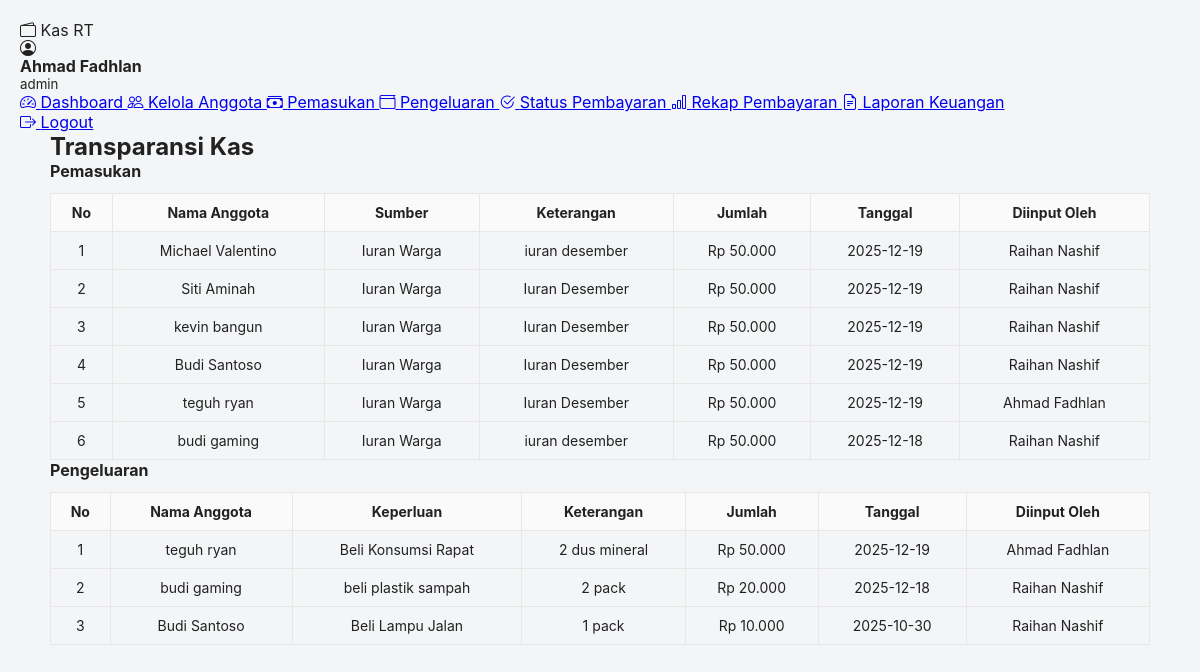
/frontend/anggota/transparansi.php (signed in), run on the app's committed database.
### tables this page shows
CREATE TABLE `pemasukan` (
  `id_pemasukan` int(11) NOT NULL,
  `tanggal` date NOT NULL,
  `sumber` varchar(100) NOT NULL,
  `jumlah` decimal(12,2) NOT NULL,
  `keterangan` varchar(255) DEFAULT NULL,
  `id_users` int(11) DEFAULT NULL,
  `input_by` int(11) DEFAULT NULL
);

CREATE TABLE `users` (
  `id_users` int(11) NOT NULL,
  `nama` varchar(100) NOT NULL,
  `username` varchar(50) NOT NULL,
  `password` varchar(255) NOT NULL,
  `role` enum('superadmin','admin','anggota') NOT NULL,
  `alamat` varchar(200) DEFAULT NULL,
  `no_hp` varchar(20) DEFAULT NULL
);

CREATE TABLE `pengeluaran` (
  `id_pengeluaran` int(11) NOT NULL,
  `tanggal` date NOT NULL,
  `keperluan` varchar(100) NOT NULL,
  `jumlah` decimal(12,2) NOT NULL,
  `keterangan` varchar(255) DEFAULT NULL,
  `id_users` int(11) DEFAULT NULL,
  `input_by` int(11) NOT NULL
);

### frontend/anggota/transparansi.php (the view, shortened to what this page needs)
<?php
require "../config/koneksi.php";
include "../partials/navbar.php";
?>
<div class="container py-5">
    <h2 class="mb-4">Transparansi Kas</h2>
    <h4 class="mt-4">Pemasukan</h4>
    <div class="table-responsive">
        <table class="table table-bordered table-striped align-middle">
            <thead class="table-dark text-center">
                <tr>
                    <th>No</th>
                    <th>Nama Anggota</th>
                    <th>Sumber</th>
                    <th>Keterangan</th>
                    <th>Jumlah</th>
                    <th>Tanggal</th>
                    <th>Diinput Oleh</th>
                </tr>
            </thead>
            <tbody>
            <?php
            $q = mysqli_query($conn, "
                SELECT p.*, u.nama AS anggota, a.nama AS input_admin
                FROM pemasukan p
                LEFT JOIN users u ON p.id_users = u.id_users
                LEFT JOIN users a ON p.input_by = a.id_users
                ORDER BY p.tanggal DESC
            ");
            $no = 1;
            while ($r = mysqli_fetch_assoc($q)):
            ?>
                <tr class="text-center">
                    <td><?= $no++; ?></td>
                    <td><?= htmlentities($r['anggota']) ?></td>
                    <td><?= htmlentities($r['sumber']) ?></td>
                    <td><?= htmlentities($r['keterangan']) ?></td>
                    <td>Rp <?= number_format($r['jumlah'], 0, ',', '.') ?></td>
                    <td><?= $r['tanggal'] ?></td>
                    <td><?= htmlentities($r['input_admin']) ?></td>
                </tr>
            <?php endwhile; ?>
            </tbody>
        </table>
    </div>
    <h4 class="mt-5">Pengeluaran</h4>
    <div class="table-responsive">
        <table class="table table-bordered table-striped align-middle">
            <thead class="table-dark text-center">
                <tr>
                    <th>No</th>
                    <th>Nama Anggota</th>
                    <th>Keperluan</th>
                    <th>Keterangan</th>
                    <th>Jumlah</th>
                    <th>Tanggal</th>
                    <th>Diinput Oleh</th>
                </tr>
            </thead>
            <tbody>
            <?php
            $q2 = mysqli_query($conn, "
                SELECT p.*, u.nama AS anggota, a.nama AS input_admin
                FROM pengeluaran p
                LEFT JOIN users u ON p.id_users = u.id_users
                LEFT JOIN users a ON p.input_by = a.id_users
                ORDER BY p.tanggal DESC
            ");
            $no2 = 1;
            while ($r2 = mysqli_fetch_assoc($q2)):
            ?>
                <tr class="text-center">
                    <td><?= $no2++; ?></td>
                    <td><?= htmlentities($r2['anggota']) ?></td>
                    <td><?= htmlentities($r2['keperluan']) ?></td>
                    <td><?= htmlentities($r2['keterangan']) ?></td>
                    <td>Rp <?= number_format($r2['jumlah'], 0, ',', '.') ?></td>
                    <td><?= $r2['tanggal'] ?></td>
                    <td><?= htmlentities($r2['input_admin']) ?></td>
                </tr>
            <?php endwhile; ?>
            </tbody>
        </table>
    </div>
</div>

### style.css (style rules this page uses)
* { box-sizing: border-box; margin: 0; padding: 0; font-family: Inter, "Segoe UI", Roboto, Arial, sans-serif; }
.container { max-width: 1100px; margin: 0 auto; }
.table { width: 100%; border-collapse: collapse; margin-top: 12px; }
.table th, .table td { padding: 10px; border: 1px solid #e7e7e7; text-align: center !important; font-size: 14px; }
.table th { background: #fafafa; }

### data on the page
pemasukan: id_users.nama "Michael Valentino", sumber "Iuran Warga", keterangan "iuran desember", jumlah "50.000", tanggal "2025-12-19", users.nama "Raihan Nashif"
pemasukan: id_users.nama "Siti Aminah", sumber "Iuran Warga", keterangan "Iuran Desember", jumlah "50.000", tanggal "2025-12-19", users.nama "Raihan Nashif"
pemasukan: id_users.nama "kevin bangun", sumber "Iuran Warga", keterangan "Iuran Desember", jumlah "50.000", tanggal "2025-12-19", users.nama "Raihan Nashif"
pemasukan: id_users.nama "Budi Santoso", sumber "Iuran Warga", keterangan "Iuran Desember", jumlah "50.000", tanggal "2025-12-19", users.nama "Raihan Nashif"
pemasukan: id_users.nama "teguh ryan", sumber "Iuran Warga", keterangan "Iuran Desember", jumlah "50.000", tanggal "2025-12-19", users.nama "Ahmad Fadhlan"
pemasukan: id_users.nama "budi gaming", sumber "Iuran Warga", keterangan "iuran desember", jumlah "50.000", tanggal "2025-12-18", users.nama "Raihan Nashif"
pengeluaran: id_users.nama "teguh ryan", keperluan "Beli Konsumsi Rapat", keterangan "2 dus mineral", jumlah "50.000", tanggal "2025-12-19", users.nama "Ahmad Fadhlan"
pengeluaran: id_users.nama "budi gaming", keperluan "beli plastik sampah", keterangan "2 pack", jumlah "20.000", tanggal "2025-12-18", users.nama "Raihan Nashif"
pengeluaran: id_users.nama "Budi Santoso", keperluan "Beli Lampu Jalan", keterangan "1 pack", jumlah "10.000", tanggal "2025-10-30", users.nama "Raihan Nashif"

### other printed values
$nama "Ahmad Fadhlan"
$role "admin"
